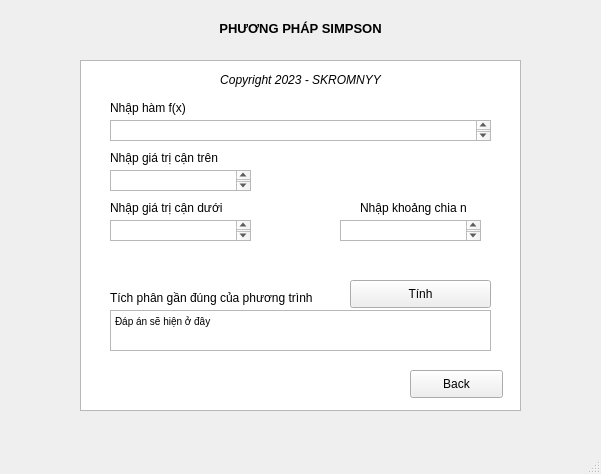
<?xml version="1.0" encoding="UTF-8"?>
<ui version="4.0">
 <class>calcsimpson</class>
 <widget class="QMainWindow" name="calcsimpson">
  <property name="geometry">
   <rect>
    <x>0</x>
    <y>0</y>
    <width>601</width>
    <height>474</height>
   </rect>
  </property>
  <property name="windowTitle">
   <string>MainWindow</string>
  </property>
  <widget class="QWidget" name="menusimpson">
   <widget class="QLabel" name="label">
    <property name="geometry">
     <rect>
      <x>0</x>
      <y>20</y>
      <width>601</width>
      <height>16</height>
     </rect>
    </property>
    <property name="font">
     <font>
      <family>Arial</family>
      <pointsize>10</pointsize>
      <weight>75</weight>
      <bold>true</bold>
     </font>
    </property>
    <property name="text">
     <string>PHƯƠNG PHÁP SIMPSON</string>
    </property>
    <property name="alignment">
     <set>Qt::AlignCenter</set>
    </property>
   </widget>
   <widget class="QTextBrowser" name="textBrowser">
    <property name="geometry">
     <rect>
      <x>80</x>
      <y>60</y>
      <width>441</width>
      <height>351</height>
     </rect>
    </property>
   </widget>
   <widget class="QLabel" name="label_2">
    <property name="geometry">
     <rect>
      <x>110</x>
      <y>100</y>
      <width>171</width>
      <height>16</height>
     </rect>
    </property>
    <property name="text">
     <string>Nhập hàm f(x)</string>
    </property>
   </widget>
   <widget class="QLabel" name="label_3">
    <property name="geometry">
     <rect>
      <x>110</x>
      <y>150</y>
      <width>201</width>
      <height>16</height>
     </rect>
    </property>
    <property name="text">
     <string>Nhập giá trị cận trên</string>
    </property>
   </widget>
   <widget class="QPushButton" name="tinh">
    <property name="geometry">
     <rect>
      <x>350</x>
      <y>280</y>
      <width>141</width>
      <height>28</height>
     </rect>
    </property>
    <property name="text">
     <string>Tính</string>
    </property>
   </widget>
   <widget class="QPushButton" name="back">
    <property name="geometry">
     <rect>
      <x>410</x>
      <y>370</y>
      <width>93</width>
      <height>28</height>
     </rect>
    </property>
    <property name="text">
     <string>Back</string>
    </property>
   </widget>
   <widget class="QLabel" name="label_5">
    <property name="geometry">
     <rect>
      <x>80</x>
      <y>70</y>
      <width>441</width>
      <height>20</height>
     </rect>
    </property>
    <property name="font">
     <font>
      <italic>true</italic>
     </font>
    </property>
    <property name="text">
     <string>Copyright 2023 - SKROMNYY</string>
    </property>
    <property name="alignment">
     <set>Qt::AlignCenter</set>
    </property>
   </widget>
   <widget class="QLabel" name="label_6">
    <property name="geometry">
     <rect>
      <x>110</x>
      <y>200</y>
      <width>121</width>
      <height>16</height>
     </rect>
    </property>
    <property name="text">
     <string>Nhập giá trị cận dưới</string>
    </property>
   </widget>
   <widget class="QLabel" name="label_7">
    <property name="geometry">
     <rect>
      <x>360</x>
      <y>200</y>
      <width>121</width>
      <height>16</height>
     </rect>
    </property>
    <property name="text">
     <string>Nhập khoảng chia n</string>
    </property>
   </widget>
   <widget class="QTextEdit" name="cantren">
    <property name="geometry">
     <rect>
      <x>110</x>
      <y>170</y>
      <width>141</width>
      <height>21</height>
     </rect>
    </property>
   </widget>
   <widget class="QTextEdit" name="canduoi">
    <property name="geometry">
     <rect>
      <x>110</x>
      <y>220</y>
      <width>141</width>
      <height>21</height>
     </rect>
    </property>
   </widget>
   <widget class="QTextEdit" name="value_n">
    <property name="geometry">
     <rect>
      <x>340</x>
      <y>220</y>
      <width>141</width>
      <height>21</height>
     </rect>
    </property>
   </widget>
   <widget class="QTextEdit" name="imputhamso">
    <property name="geometry">
     <rect>
      <x>110</x>
      <y>120</y>
      <width>381</width>
      <height>21</height>
     </rect>
    </property>
   </widget>
   <widget class="QLabel" name="label_4">
    <property name="geometry">
     <rect>
      <x>110</x>
      <y>290</y>
      <width>221</width>
      <height>16</height>
     </rect>
    </property>
    <property name="text">
     <string>Tích phân gần đúng của phương trình</string>
    </property>
   </widget>
   <widget class="QTextEdit" name="output">
    <property name="geometry">
     <rect>
      <x>110</x>
      <y>310</y>
      <width>381</width>
      <height>41</height>
     </rect>
    </property>
    <property name="html">
     <string>&lt;!DOCTYPE HTML PUBLIC &quot;-//W3C//DTD HTML 4.0//EN&quot; &quot;http://www.w3.org/TR/REC-html40/strict.dtd&quot;&gt;
&lt;html&gt;&lt;head&gt;&lt;meta name=&quot;qrichtext&quot; content=&quot;1&quot; /&gt;&lt;style type=&quot;text/css&quot;&gt;
p, li { white-space: pre-wrap; }
&lt;/style&gt;&lt;/head&gt;&lt;body style=&quot; font-family:'MS Shell Dlg 2'; font-size:7.8pt; font-weight:400; font-style:normal;&quot;&gt;
&lt;p style=&quot; margin-top:0px; margin-bottom:0px; margin-left:0px; margin-right:0px; -qt-block-indent:0; text-indent:0px;&quot;&gt;Đáp án sẽ hiện ở đây&lt;/p&gt;&lt;/body&gt;&lt;/html&gt;</string>
    </property>
   </widget>
  </widget>
  <widget class="QMenuBar" name="menubar">
   <property name="geometry">
    <rect>
     <x>0</x>
     <y>0</y>
     <width>601</width>
     <height>26</height>
    </rect>
   </property>
  </widget>
  <widget class="QStatusBar" name="statusbar"/>
 </widget>
 <resources/>
 <connections/>
</ui>
